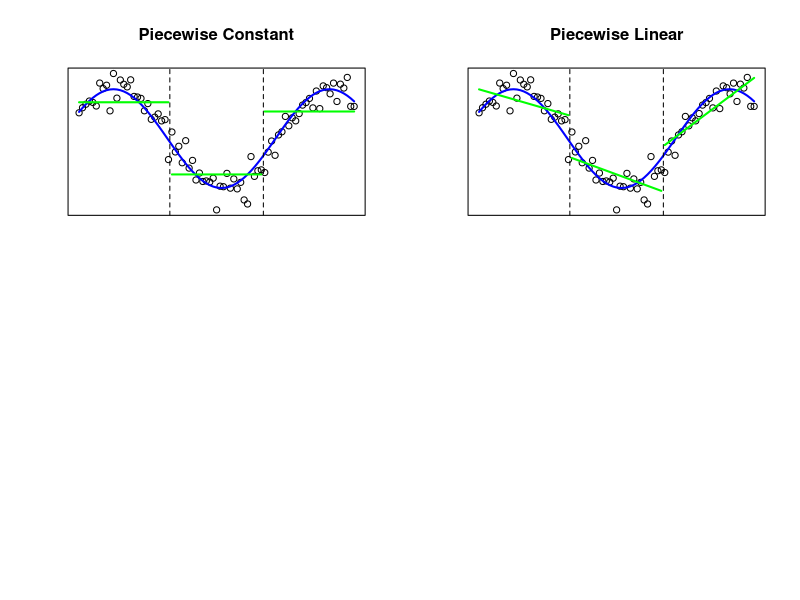

The R script that drew this image: (Note: this script raises an error after producing the figure.)
# Generate data
x <- seq(-1, 7, by=0.1)
n <- length(x)
eps <- 0.2*rnorm(n)
y <- cos(x) + eps

quantiles <- quantile(x, probs = c(0.33, 0.67))
index1 <- x < quantiles[1]
x1 <- x[index1]
index2 <- (x >= quantiles[1])&(x < quantiles[2])
x2 <- x[index2]
index3 <- (x > quantiles[2])
x3 <- x[index3]

par(mfrow = c(2,2))
# plot 5.1(a)
mean1 <- mean(y[index1])
mean2 <- mean(y[index2])
mean3 <- mean(y[index3])
plot(x, y, lwd = 1, ann = FALSE, xaxt = 'n', yaxt = 'n')
title(main = "Piecewise Constant")
lines(x, cos(x), col = "blue", type = "l", lwd = 2)
abline(v = quantiles, lty = 2)
lines(x1, rep(mean1, length(x1)), col = "green", type = "l", lwd = 2)
lines(x2, rep(mean2, length(x2)), col = "green", type = "l", lwd = 2)
lines(x3, rep(mean3, length(x3)), col = "green", type = "l", lwd = 2)
# plot 5.1(b)
pl1 <- lm(y[index1]~x1)
coef1 <- pl1$coefficients
X1 <- rbind(1, x1)
Y1 <- t(coef1)%*%X1
pl2 <- lm(y[index2]~x2)
coef2 <- pl2$coefficients
X2 <- rbind(1, x2)
Y2 <- t(coef2)%*%X2
pl3 <- lm(y[index3]~x3)
coef3 <- pl3$coefficients
X3 <- rbind(1, x3)
Y3 <- t(coef3)%*%X3
plot(x, y, lwd = 1, ann = FALSE, xaxt = 'n', yaxt = 'n')
title(main = "Piecewise Linear")
lines(x, cos(x), col = "blue", type = "l", lwd = 2)
abline(v = quantiles, lty = 2)
lines(x1, Y1, col = "green", lwd = 2)
lines(x2, Y2, col = "green", lwd = 2)
lines(x3, Y3, col = "green", lwd = 2)
# plot 5.1(c)
cpl <- lm(y~bs(x, knots = quantiles, degree = 1))
plot(x, y, lwd = 1, ann = FALSE, xaxt = 'n', yaxt = 'n')
title(main = "Continuous Piecewise Linear")
lines(x, cos(x), col = "blue", type = "l", lwd = 2)
abline(v = quantiles, lty = 2)
lines(x, cpl$fitted.values, col = 'green', lwd = 2)